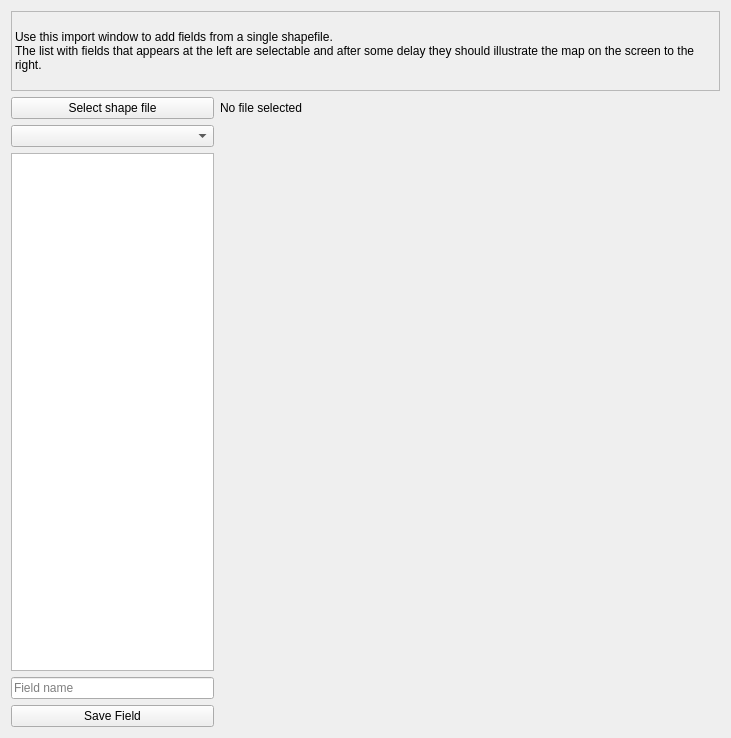
<?xml version="1.0" encoding="UTF-8"?>
<ui version="4.0">
 <class>Find</class>
 <widget class="QWidget" name="Find">
  <property name="geometry">
   <rect>
    <x>0</x>
    <y>0</y>
    <width>731</width>
    <height>738</height>
   </rect>
  </property>
  <property name="windowTitle">
   <string>Find field from a shapefile</string>
  </property>
  <layout class="QGridLayout" name="gridLayout_2">
   <item row="0" column="0">
    <layout class="QVBoxLayout" name="verticalLayout">
     <item>
      <widget class="QLabel" name="label">
       <property name="minimumSize">
        <size>
         <width>0</width>
         <height>80</height>
        </size>
       </property>
       <property name="frameShape">
        <enum>QFrame::StyledPanel</enum>
       </property>
       <property name="text">
        <string>Use this import window to add fields from a single shapefile.
The list with fields that appears at the left are selectable and after some delay they should illustrate the map on the screen to the right.</string>
       </property>
       <property name="wordWrap">
        <bool>true</bool>
       </property>
      </widget>
     </item>
    </layout>
   </item>
   <item row="4" column="0">
    <layout class="QGridLayout" name="gridLayout">
     <property name="sizeConstraint">
      <enum>QLayout::SetNoConstraint</enum>
     </property>
     <item row="4" column="0">
      <widget class="QLineEdit" name="LEFieldName">
       <property name="minimumSize">
        <size>
         <width>200</width>
         <height>0</height>
        </size>
       </property>
       <property name="text">
        <string/>
       </property>
       <property name="placeholderText">
        <string>Field name</string>
       </property>
      </widget>
     </item>
     <item row="5" column="0">
      <widget class="QPushButton" name="PBSaveField">
       <property name="text">
        <string>Save Field</string>
       </property>
      </widget>
     </item>
     <item row="3" column="0">
      <widget class="QListWidget" name="LWFields"/>
     </item>
     <item row="2" column="1" rowspan="4">
      <widget class="QWidget" name="WShowField" native="true">
       <property name="minimumSize">
        <size>
         <width>500</width>
         <height>0</height>
        </size>
       </property>
      </widget>
     </item>
     <item row="6" column="0">
      <layout class="QHBoxLayout" name="horizontalLayout_2"/>
     </item>
     <item row="1" column="0">
      <widget class="QPushButton" name="PBAddShapeFile">
       <property name="text">
        <string>Select shape file</string>
       </property>
      </widget>
     </item>
     <item row="1" column="1">
      <widget class="QLabel" name="LSelectedFolder">
       <property name="text">
        <string>No file selected</string>
       </property>
      </widget>
     </item>
     <item row="2" column="0">
      <widget class="QComboBox" name="CBFieldNames"/>
     </item>
    </layout>
   </item>
  </layout>
 </widget>
 <tabstops>
  <tabstop>PBAddShapeFile</tabstop>
  <tabstop>CBFieldNames</tabstop>
  <tabstop>LWFields</tabstop>
  <tabstop>LEFieldName</tabstop>
  <tabstop>PBSaveField</tabstop>
 </tabstops>
 <resources/>
 <connections/>
</ui>
